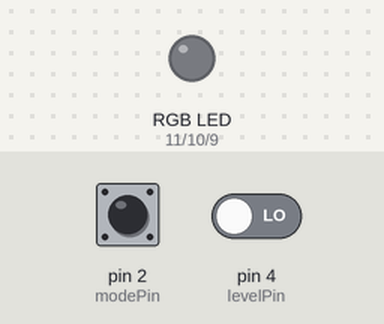
A sketch run on a simulated Arduino Uno, built with avr-gcc and run on an emulated ATmega328P. Shown: an RGB LED mixed from three pins (HIGH = lit). The test bench sets the inputs (shaded band); at power-on: pin 4 (levelPin) LOW, pin 2 (modePin) LOW. Dim RGB values are drawn brighter than linear.

Above: at 1.2 s.
1.3 s: pin 4 (levelPin) driven HIGH
At 4.1 s:
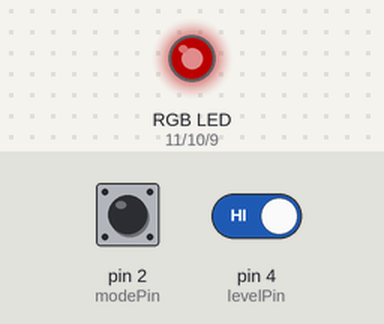
4.3 s: pin 2 (modePin) pulled HIGH for 0.15 s
At 7.3 s:
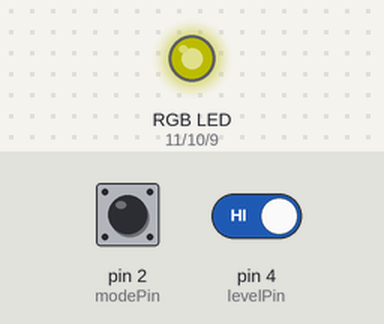
7.4 s: pin 2 (modePin) pulled HIGH for 1 s
At 11.3 s:
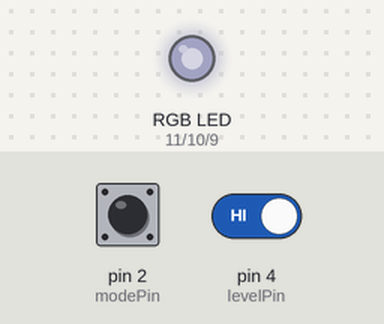
11.4 s: pin 2 (modePin) pulled HIGH for 1 s
At 15.3 s:
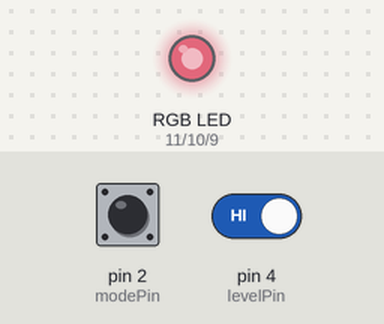
15.4 s: pin 2 (modePin) pulled HIGH for 1 s
At 19.3 s:
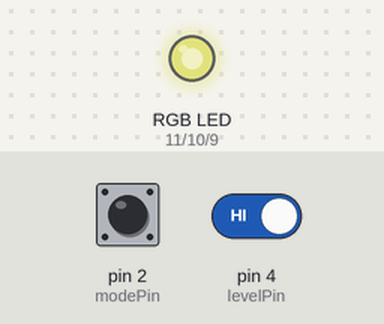
19.4 s: pin 4 (levelPin) driven LOW
At 20.3 s:
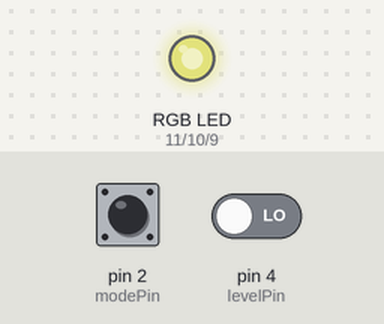
Timing chart, 0 to 21.9 s (numbered marks = the images above; inputs shaded):
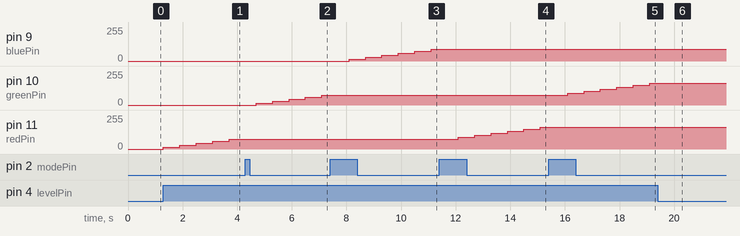

The sketch:

0.2_codA_limpio.ino
```cpp
/*
  RGB Controller

  Utiliza transistores NPN para regular el color de LEDs RGB mediante dos botones.
  Utiliza tres salidas PWM y dos entradas digitales.

  Creado en 2018
  por ComandanteJ (José Carlos Gadea Doncel)

  Código, instrucciones, esquemas e imágenes disponibles
  en https://github.com/ComandanteJ/PlacaRGB

*/
const int modePin = 2;
const int levelPin = 4;
const int redPin = 11,greenPin = 10,bluePin = 9;


int R = 0,G = 0,B = 0; // Estas variables se usaran para controlar el brillo de cada canal
char color = 'R'; // Esta variable controla que canal estamos configurando. Por defecto, el Rojo

void setup() {

  pinMode(redPin, OUTPUT);
  pinMode(greenPin, OUTPUT);
  pinMode(bluePin, OUTPUT);

  pinMode(modePin, INPUT);
  pinMode(levelPin, INPUT);
}

void loop() {

  // Primero, el programa busca si hemos pulsado (señal HIGH) el boton "MODE".
  if( digitalRead(modePin) == HIGH ) {

    // En caso positivo, comprueba la letra de la variable de control "color".
    // Una vez encuentra el color, lo cambia por el siguiente en la secuencia.
    // Si llega al ultimo color ('B'), vuelve a poner el primero ('R').

    if( color == 'R' ) {

      color = 'G';

    }else if( color == 'G' ) {

      color = 'B';

    }else if( color == 'B' ) {

      color = 'R';

    }
    delay(400);
  }

  // Ahora, el programa busca si hemos pulsado (señal HIGH) el boton "LEVEL".
  if(digitalRead(levelPin) == HIGH) {

        // En caso positivo, busca el valor de la variable de control "color", y a continuacion
        // comprueba que la variable no este en su valor maximo de 255. Si no lo esta, le suma
        // 15. Si esta al maximo, la pone a 0 (apaga esa linea).
        // Por ultimo, escribe la informacion al pin correspondiente y añade un delay para controlar
        // dobles pulsaciones.

        if(color == 'R') {

          if(R != 255) {
            R+= 15;
          }else {
            R = 0;
          }

          analogWrite(redPin, R);
          delay(400);

        }else if(color == 'G') {

          if(G != 255) {
            G+=15;
          }else {
            G = 0;
          }

          analogWrite(greenPin, G);
          delay(400);

        }else if(color == 'B') {

          if(B != 255) {
            B+=15;
          }else {
            B = 0;
          }

          analogWrite(bluePin, B);
          delay(400);

        }
        delay(200);
  }
}
```

Measured:
- after the input at 1.3 s, pin 11 (redPin): moves from 0/255 to 75/255 over 2.4 s, starting at once
- after the input at 4.3 s, pin 10 (greenPin): moves from 0/255 to 75/255 over 2.4 s, starting after 0.40 s; pin 11 (redPin): stays 75/255 (without the input it goes to 90/255 after 0.00 s)
- after the input at 7.4 s, pin 9 (bluePin): moves from 0/255 to 90/255 over 3.0 s, starting after 0.70 s; pin 10 (greenPin): stays 75/255 (without the input it goes to 90/255 after 0.30 s)
- after the input at 11.4 s, pin 9 (bluePin): stays 90/255 (without the input it goes to 105/255 after 0.30 s); pin 11 (redPin): moves from 75/255 to 165/255 over 3.0 s, starting after 0.70 s
- after the input at 15.4 s, pin 10 (greenPin): moves from 75/255 to 165/255 over 3.0 s, starting after 0.70 s; pin 11 (redPin): stays 165/255 (without the input it goes to 180/255 after 0.30 s)
- after the input at 19.4 s, pin 10 (greenPin): stays 165/255 (without the input it goes to 180/255 after 0.30 s)
